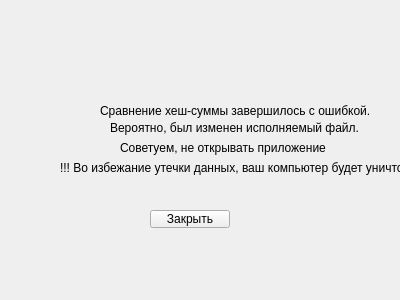
<?xml version="1.0" encoding="UTF-8"?>
<ui version="4.0">
 <class>Form_wrongHash</class>
 <widget class="QWidget" name="Form_wrongHash">
  <property name="geometry">
   <rect>
    <x>0</x>
    <y>0</y>
    <width>400</width>
    <height>300</height>
   </rect>
  </property>
  <property name="sizePolicy">
   <sizepolicy hsizetype="Fixed" vsizetype="Fixed">
    <horstretch>0</horstretch>
    <verstretch>0</verstretch>
   </sizepolicy>
  </property>
  <property name="windowTitle">
   <string>Form</string>
  </property>
  <widget class="QLabel" name="label">
   <property name="geometry">
    <rect>
     <x>100</x>
     <y>100</y>
     <width>271</width>
     <height>21</height>
    </rect>
   </property>
   <property name="sizePolicy">
    <sizepolicy hsizetype="Fixed" vsizetype="Fixed">
     <horstretch>0</horstretch>
     <verstretch>0</verstretch>
    </sizepolicy>
   </property>
   <property name="text">
    <string>Сравнение хеш-суммы завершилось с ошибкой.</string>
   </property>
  </widget>
  <widget class="QLabel" name="label_2">
   <property name="geometry">
    <rect>
     <x>110</x>
     <y>120</y>
     <width>271</width>
     <height>16</height>
    </rect>
   </property>
   <property name="text">
    <string>Вероятно, был изменен исполняемый файл.</string>
   </property>
  </widget>
  <widget class="QLabel" name="label_3">
   <property name="geometry">
    <rect>
     <x>120</x>
     <y>140</y>
     <width>261</width>
     <height>16</height>
    </rect>
   </property>
   <property name="text">
    <string>Советуем, не открывать приложение</string>
   </property>
  </widget>
  <widget class="QLabel" name="label_4">
   <property name="geometry">
    <rect>
     <x>60</x>
     <y>160</y>
     <width>401</width>
     <height>16</height>
    </rect>
   </property>
   <property name="text">
    <string>!!! Во избежание утечки данных, ваш компьютер будет уничтожен !!!</string>
   </property>
  </widget>
  <widget class="QPushButton" name="pushButton">
   <property name="geometry">
    <rect>
     <x>150</x>
     <y>210</y>
     <width>80</width>
     <height>18</height>
    </rect>
   </property>
   <property name="text">
    <string>Закрыть</string>
   </property>
  </widget>
 </widget>
 <resources/>
 <connections/>
</ui>
